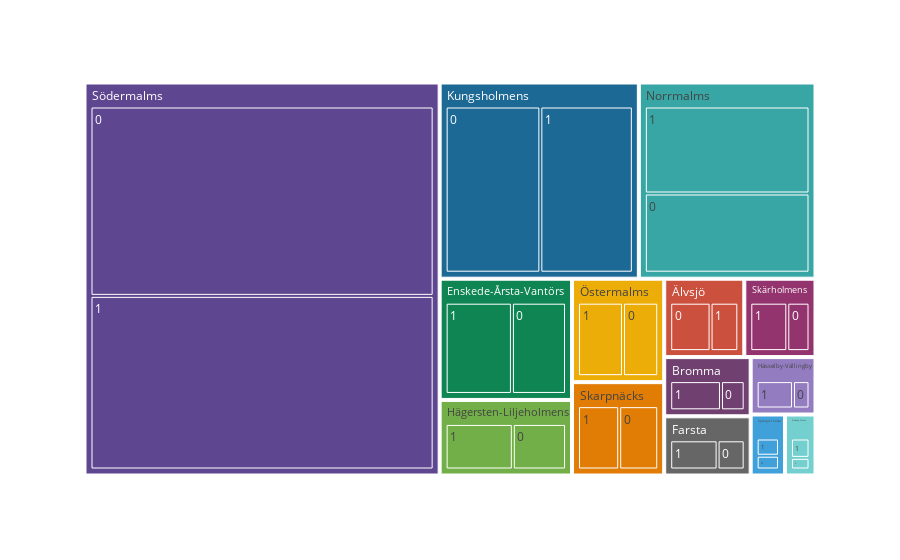

The code cell stored with this chart in its notebook:
### Code cell
# Define a custom color mapping function
def get_tile_color(tile_path):
    # Get the name of the neighbourhood and the dominant topic from the tile path
    neighbourhood, dominant_topic = tile_path[-2:]

    # Assign a specific color to each combination of neighbourhood and dominant topic
    if dominant_topic == 'topic 0' and neighbourhood == 'Neighbourhood 1':
        return 'red'
    elif dominant_topic == 'topic 1' and neighbourhood == 'Neighbourhood 2':
        return 'green'
    else:
        # Use the default color scale for all other tiles
        return None

# Create the treemap with the custom color mapping function
fig = px.treemap(
    numnber_topic_by_neighbourhood,
    path=['neighbourhood', 'dominant_topic'],
    values='number_of_reviews',
    color_discrete_sequence=PALETTE,
    color_continuous_midpoint=np.average(numnber_topic_by_neighbourhood['number_of_reviews']),
)

# Apply the custom color mapping function to each tile
fig.data[0].marker.colors = [get_tile_color(tile_path) for tile_path in fig.data[0].ids]

# Show the figure
fig.show()

### Figure 1 — Plotly figure (JSON) as saved in the notebook; plotly's stock layout.template omitted (floating-point values rounded to 4 significant figures)
{"data": [{"branchvalues": "total", "domain": {"x": [0, 1], "y": [0, 1]}, "hovertemplate": "labels=%{label}<br>number_of_reviews=%{value}<br>parent=%{parent}<br>id=%{id}<extra></extra>", "ids": ["Bromma/0", "Enskede-Årsta-Vantörs/0", "Farsta/0", "Hägersten-Liljeholmens/0", "Hässelby-Vällingby/0", "Kungsholmens/0", "Norrmalms/0", "Rinkeby-Tensta/0", "Skarpnäcks/0", "Skärholmens/0", "Spånga-Tensta/0", "Södermalms/0", "Älvsjö/0", "Östermalms/0", "Bromma/1", "Enskede-Årsta-Vantörs/1", "Farsta/1", "Hägersten-Liljeholmens/1", "Hässelby-Vällingby/1", "Kungsholmens/1", "Norrmalms/1", "Rinkeby-Tensta/1", "Skarpnäcks/1", "Skärholmens/1", "Spånga-Tensta/1", "Södermalms/1", "Älvsjö/1", "Östermalms/1", "Bromma", "Enskede-Årsta-Vantörs", "Farsta", "Hägersten-Liljeholmens", "Hässelby-Vällingby", "Kungsholmens", "Norrmalms", "Rinkeby-Tensta", "Skarpnäcks", "Skärholmens", "Spånga-Tensta", "Södermalms", "Älvsjö", "Östermalms"], "labels": ["0", "0", "0", "0", "0", "0", "0", "0", "0", "0", "0", "0", "0", "0", "1", "1", "1", "1", "1", "1", "1", "1", "1", "1", "1", "1", "1", "1", "Bromma", "Enskede-Årsta-Vantörs", "Farsta", "Hägersten-Liljeholmens", "Hässelby-Vällingby", "Kungsholmens", "Norrmalms", "Rinkeby-Tensta", "Skarpnäcks", "Skärholmens", "Spånga-Tensta", "Södermalms", "Älvsjö", "Östermalms"], "marker": {"colors": [null, null, null, null, null, null, null, null, null, null, null, null, null, null, null, null, null, null, null, null, null, null, null, null, null, null, null, null, null, null, null, null, null, null, null, null, null, null, null, null, null, null]}, "name": "", "parents": ["Bromma", "Enskede-Årsta-Vantörs", "Farsta", "Hägersten-Liljeholmens", "Hässelby-Vällingby", "Kungsholmens", "Norrmalms", "Rinkeby-Tensta", "Skarpnäcks", "Skärholmens", "Spånga-Tensta", "Södermalms", "Älvsjö", "Östermalms", "Bromma", "Enskede-Årsta-Vantörs", "Farsta", "Hägersten-Liljeholmens", "Hässelby-Vällingby", "Kungsholmens", "Norrmalms", "Rinkeby-Tensta", "Skarpnäcks", "Skärholmens", "Spånga-Tensta", "Södermalms", "Älvsjö", "Östermalms", "", "", "", "", "", "", "", "", "", "", "", "", "", ""], "type": "treemap", "values": [7, 31, 8, 19, 5, 85, 71, 3, 18, 9, 4, 313, 16, 18, 15, 38, 14, 24, 11, 83, 78, 5, 19, 15, 5, 287, 11, 23, 22, 69, 22, 43, 16, 168, 149, 8, 37, 24, 9, 600, 27, 41]}], "layout": {"legend": {"tracegroupgap": 0}, "margin": {"t": 60}, "treemapcolorway": ["rgb(95, 70, 144)", "rgb(29, 105, 150)", "rgb(56, 166, 165)", "rgb(15, 133, 84)", "rgb(115, 175, 72)", "rgb(237, 173, 8)", "rgb(225, 124, 5)", "rgb(204, 80, 62)", "rgb(148, 52, 110)", "rgb(111, 64, 112)", "rgb(102, 102, 102)"]}}
